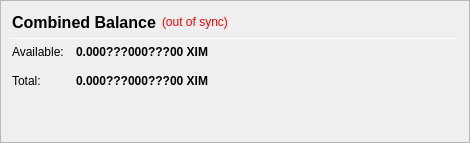
                   <widget class="QFrame" name="frame_CombinedBalances">
                    <property name="minimumSize">
                     <size>
                      <width>470</width>
                      <height>0</height>
                     </size>
                    </property>
                    <property name="frameShape">
                     <enum>QFrame::StyledPanel</enum>
                    </property>
                    <property name="frameShadow">
                     <enum>QFrame::Raised</enum>
                    </property>
                    <layout class="QVBoxLayout" name="verticalLayout_5">
                     <item>
                      <layout class="QHBoxLayout" name="horizontalLayout_5" stretch="0,0,0">
                       <item>
                        <widget class="QLabel" name="label_5z">
                         <property name="minimumSize">
                          <size>
                           <width>0</width>
                           <height>20</height>
                          </size>
                         </property>
                         <property name="font">
                          <font>
                           <pointsize>12</pointsize>
                           <weight>75</weight>
                           <bold>true</bold>
                          </font>
                         </property>
                         <property name="toolTip">
                          <string>Combined Balance (including unconfirmed and immature coins)</string>
                         </property>
                         <property name="text">
                          <string>Combined Balance</string>
                         </property>
                        </widget>
                       </item>
                       <item>
                        <widget class="QLabel" name="labelWalletStatus">
                         <property name="cursor">
                          <cursorShape>WhatsThisCursor</cursorShape>
                         </property>
                         <property name="toolTip">
                          <string>The displayed information may be out of date. Your wallet automatically synchronizes with the XIM network after a connection is established, but this process has not completed yet.</string>
                         </property>
                         <property name="styleSheet">
                          <string notr="true">QLabel { color: red; }</string>
                         </property>
                         <property name="text">
                          <string notr="true">(out of sync)</string>
                         </property>
                         <property name="alignment">
                          <set>Qt::AlignLeading|Qt::AlignLeft|Qt::AlignVCenter</set>
                         </property>
                        </widget>
                       </item>
                       <item>
                        <spacer name="horizontalSpacer_1">
                         <property name="orientation">
                          <enum>Qt::Horizontal</enum>
                         </property>
                         <property name="sizeHint" stdset="0">
                          <size>
                           <width>40</width>
                           <height>20</height>
                          </size>
                         </property>
                        </spacer>
                       </item>
                      </layout>
                     </item>
                     <item>
                      <widget class="Line" name="line_CombinedBalance">
                       <property name="minimumSize">
                        <size>
                         <width>0</width>
                         <height>1</height>
                        </size>
                       </property>
                       <property name="maximumSize">
                        <size>
                         <width>16777215</width>
                         <height>1</height>
                        </size>
                       </property>
                       <property name="orientation">
                        <enum>Qt::Horizontal</enum>
                       </property>
                      </widget>
                     </item>
                     <item>
                      <layout class="QGridLayout" name="gridLayout_3">
                       <property name="spacing">
                        <number>12</number>
                       </property>
                       <item row="1" column="0">
                        <widget class="QLabel" name="labelBalanceTextz">
                         <property name="text">
                          <string>Available:</string>
                         </property>
                        </widget>
                       </item>
                       <item row="1" column="1">
                        <widget class="QLabel" name="labelBalancez">
                         <property name="font">
                          <font>
                           <weight>75</weight>
                           <bold>true</bold>
                          </font>
                         </property>
                         <property name="cursor">
                          <cursorShape>IBeamCursor</cursorShape>
                         </property>
                         <property name="toolTip">
                          <string>Your current spendable balance</string>
                         </property>
                         <property name="text">
                          <string notr="true">0.000???000???00 XIM</string>
                         </property>
                         <property name="alignment">
                          <set>Qt::AlignRight|Qt::AlignTrailing|Qt::AlignVCenter</set>
                         </property>
                         <property name="textInteractionFlags">
                          <set>Qt::LinksAccessibleByMouse|Qt::TextSelectableByKeyboard|Qt::TextSelectableByMouse</set>
                         </property>
                        </widget>
                       </item>
                       <item row="2" column="0">
                        <widget class="QLabel" name="labelTotalTextz">
                         <property name="text">
                          <string>Total:</string>
                         </property>
                        </widget>
                       </item>
                       <item row="2" column="1">
                        <widget class="QLabel" name="labelTotalz">
                         <property name="font">
                          <font>
                           <weight>75</weight>
                           <bold>true</bold>
                          </font>
                         </property>
                         <property name="cursor">
                          <cursorShape>IBeamCursor</cursorShape>
                         </property>
                         <property name="toolTip">
                          <string>Total Balance, including all unavailable coins.</string>
                         </property>
                         <property name="text">
                          <string notr="true">0.000???000???00 XIM</string>
                         </property>
                         <property name="alignment">
                          <set>Qt::AlignRight|Qt::AlignTrailing|Qt::AlignVCenter</set>
                         </property>
                         <property name="textInteractionFlags">
                          <set>Qt::LinksAccessibleByMouse|Qt::TextSelectableByKeyboard|Qt::TextSelectableByMouse</set>
                         </property>
                        </widget>
                       </item>
                       <item row="2" column="3">
                        <spacer name="horizontalSpacer_2">
                         <property name="orientation">
                          <enum>Qt::Horizontal</enum>
                         </property>
                         <property name="sizeHint" stdset="0">
                          <size>
                           <width>40</width>
                           <height>20</height>
                          </size>
                         </property>
                        </spacer>
                       </item>
                      </layout>
                     </item>
                     <item>
                      <spacer name="verticalSpacer_1">
                       <property name="orientation">
                        <enum>Qt::Vertical</enum>
                       </property>
                       <property name="sizeHint" stdset="0">
                        <size>
                         <width>20</width>
                         <height>40</height>
                        </size>
                       </property>
                      </spacer>
                     </item>
                    </layout>
                   </widget>
